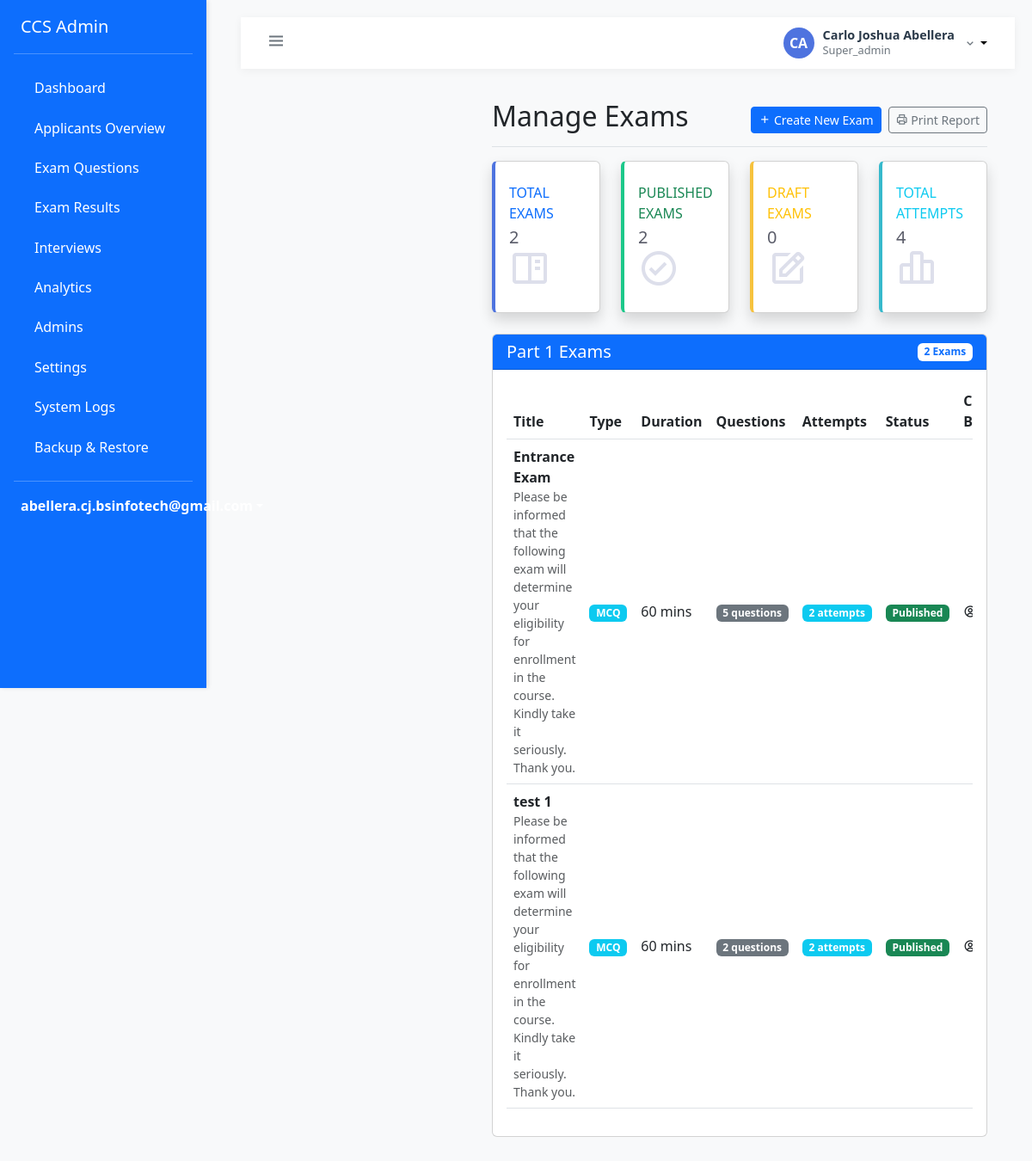
The page /admin/super/list_exams.php (signed in) on the database its author committed.
### tables this page shows
CREATE TABLE `users` (
  `id` int(11) NOT NULL,
  `email` varchar(255) NOT NULL,
  `password` varchar(255) NOT NULL,
  `first_name` varchar(100) NOT NULL,
  `last_name` varchar(100) NOT NULL,
  `role` enum('super_admin','admin','applicant') NOT NULL,
  `status` enum('active','inactive','pending','approved','rejected') DEFAULT 'pending',
  `created_at` timestamp NOT NULL DEFAULT current_timestamp(),
  `updated_at` timestamp NOT NULL DEFAULT current_timestamp() ON UPDATE current_timestamp(),
  `updated_by` int(11) DEFAULT NULL
);

CREATE TABLE `exams` (
  `id` int(11) NOT NULL,
  `title` varchar(255) NOT NULL,
  `description` text DEFAULT NULL,
  `type` enum('mcq','coding') NOT NULL,
  `part` enum('1','2') NOT NULL,
  `duration_minutes` int(11) NOT NULL,
  `passing_score` int(11) NOT NULL,
  `status` enum('draft','published','archived') NOT NULL DEFAULT 'draft',
  `created_by` int(11) NOT NULL,
  `created_at` timestamp NOT NULL DEFAULT current_timestamp(),
  `updated_at` timestamp NOT NULL DEFAULT current_timestamp() ON UPDATE current_timestamp(),
  `instructions` text DEFAULT NULL
);

### admin/super/list_exams.php (the view, shortened to what the rows shown need)
<?php
require_once '../../classes/Auth.php';
require_once '../../config/database.php';
require_once '../includes/layout.php';
$auth = new Auth();
$examsByPart = [];
try {
    $database = Database::getInstance();
    $conn = $database->getConnection();
    $query = "SELECT e.*,
              CONCAT(u.first_name, ' ', u.last_name) as created_by_name,
              (SELECT COUNT(*) FROM questions WHERE exam_id = e.id) as question_count,
              (SELECT COUNT(*) FROM exam_results WHERE exam_id = e.id) as attempts_count
              FROM exams e
              JOIN users u ON e.created_by = u.id
              ORDER BY e.part ASC, e.created_at DESC";
    $stmt = $conn->prepare($query);
    $stmt->execute();
    $exams = $stmt->fetchAll(PDO::FETCH_ASSOC);
    foreach ($exams as $exam) {
        $part = $exam['part'] ?? 'Unassigned';
        if (!isset($examsByPart[$part])) {
            $examsByPart[$part] = [];
        }
        $examsByPart[$part][] = $exam;
    }
} catch (Exception $e) {
    $error = 'Error: ' . $e->getMessage();
    $exams = [];
}
$page_title = 'Manage Exams';
admin_header($page_title);
?>
<div class="wrapper">
    <?php include_once '../includes/sidebar.php'; ?>
    <div class="page-content-wrapper">
        <div class="container-fluid">
            <div class="row">
                <div class="col-12">
                    <div class="d-flex justify-content-between flex-wrap flex-md-nowrap align-items-center pt-3 pb-2 mb-3 border-bottom">
                        <h1 class="h2"><?php echo $page_title; ?></h1>
                    </div>
                </div>
            </div>
            <?php foreach ($examsByPart as $part => $partExams): ?>
            <div class="card mb-4">
                <div class="card-header bg-primary text-white d-flex justify-content-between align-items-center">
                    <h5 class="mb-0">Part <?php echo $part; ?> Exams</h5>
                    <span class="badge bg-white text-primary"><?php echo count($partExams); ?> Exams</span>
                </div>
                <div class="card-body">
                    <?php if (empty($partExams)): ?>
                    <p class="text-center text-muted my-5">No exams found for Part <?php echo $part; ?></p>
                    <?php else: ?>
                    <div class="table-responsive">
                        <table class="table table-hover align-middle">
                            <thead>
                                <tr>
                                    <th>Title</th>
                                    <th>Type</th>
                                    <th>Duration</th>
                                    <th>Questions</th>
                                    <th>Attempts</th>
                                    <th>Status</th>
                                    <th>Created By</th>
                                </tr>
                            </thead>
                            <tbody>
                                <?php foreach ($partExams as $exam): ?>
                                <tr>
                                    <td>
                                        <div class="d-flex flex-column">
                                            <span class="fw-bold"><?php echo htmlspecialchars($exam['title']); ?></span>
                                            <?php if (!empty($exam['description'])): ?>
                                            <small class="text-muted"><?php echo htmlspecialchars($exam['description']); ?></small>
                                            <?php endif; ?>
                                        </div>
                                    </td>
                                    <td>
                                        <span class="badge <?php echo $exam['type'] === 'mcq' ? 'bg-info' : 'bg-warning'; ?>">
                                            <?php echo strtoupper($exam['type']); ?>
                                        </span>
                                    </td>
                                    <td><?php echo htmlspecialchars($exam['duration_minutes']); ?> mins</td>
                                    <td>
                                        <span class="badge bg-secondary">
                                            <?php echo htmlspecialchars($exam['question_count']); ?> questions
                                        </span>
                                    </td>
                                    <td>
                                        <span class="badge bg-info">
                                            <?php echo htmlspecialchars($exam['attempts_count']); ?> attempts
                                        </span>
                                    </td>
                                    <td>
                                        <span class="badge <?php
                                            echo match($exam['status']) {
                                                'published' => 'bg-success',
                                                'draft' => 'bg-warning',
                                                'archived' => 'bg-secondary',
                                                default => 'bg-secondary'
                                            };
                                        ?>">
                                            <?php echo ucfirst(htmlspecialchars($exam['status'])); ?>
                                        </span>
                                    </td>
                                    <td>
                                        <div class="d-flex align-items-center">
                                            <i class='bx bx-user-circle me-2'></i>
                                        </div>
                                    </td>
                                </tr>
                                <?php endforeach; ?>
                            </tbody>
                        </table>
                    </div>
                    <?php endif; ?>
                </div>
            </div>
            <?php endforeach; ?>
        </div>
    </div>
</div>
<?php admin_footer(); ?>

### admin/includes/layout.php (shortened to what the rows shown need)
<?php
require_once __DIR__ . '/../../classes/Auth.php';
function admin_header($title = '') {
?>
<!DOCTYPE html>
<html lang="en">
<head>
    <link href="https://cdn.jsdelivr.net/npm/bootstrap@5.3.0/dist/css/bootstrap.min.css" rel="stylesheet">
    <link href='https://unpkg.com/boxicons@2.1.4/css/boxicons.min.css' rel='stylesheet'>
    <link href="https://cdn.jsdelivr.net/npm/metismenu/dist/metisMenu.min.css" rel="stylesheet">
</head>
<body>
    <div class="wrapper">
        <?php include 'sidebar.php'; ?>
        <div class="page-content-wrapper">
            <nav class="top-navbar">
                <div class="user-profile dropdown">
                    <button class="user-profile-btn dropdown-toggle" type="button" data-bs-toggle="dropdown" aria-expanded="false">
                        <div class="user-avatar">
                            <?php echo strtoupper(substr($user['first_name'], 0, 1) . substr($user['last_name'], 0, 1)); ?>
                        </div>
                        <div class="user-info">
                            <h6 class="user-name"><?php echo htmlspecialchars($user['first_name'] . ' ' . $user['last_name']); ?></h6>
                            <p class="user-role"><?php echo ucfirst($user['role']); ?></p>
                        </div>
                        <i class="bx bx-chevron-down text-secondary"></i>
                    </button>
                </div>
            </nav>
            <div class="content-wrapper">
<?php
}
function admin_footer() {
?>
            </div>
        </div>
    </div>
</body>
</html>
<?php } ?>

### admin/includes/sidebar.php (shortened to what the rows shown need)
<?php
require_once __DIR__ . '/../../classes/Auth.php';
global $auth;
$user = $auth->getCurrentUser();
?>
<nav class="sidebar bg-primary">
    <div class="d-flex flex-column">
        <div class="dropdown pb-3">
            <a href="#" class="d-flex align-items-center text-white text-decoration-none dropdown-toggle" id="dropdownUser" data-bs-toggle="dropdown" aria-expanded="false">
                <strong><?php echo htmlspecialchars($user['email']); ?></strong>
            </a>
        </div>
    </div>
</nav>

### rows shown on the page
users: email "abellera.cj.bsinfotech@gmail.com", first_name+last_name "CA", first_name+last_name "Carlo Joshua Abellera", role "Super_admin"
exams: title "Entrance Exam", description "Please be informed that the following exam will determine your eligibility for enrollment in the course. Kindly take it seriously. Thank you.", type "MCQ", duration_minutes "60", question_count "5", attempts_count "2", status "Published"
exams: title "test 1", description "Please be informed that the following exam will determine your eligibility for enrollment in the course. Kindly take it seriously. Thank you.", type "MCQ", duration_minutes "60", question_count "2", attempts_count "2", status "Published"

### other values the page prints
$page_title "Manage Exams"
count($exams) "2"
array_sum(array_column($exams, 'attempts_count')) "4"
$part "1"
count($partExams) "2"
